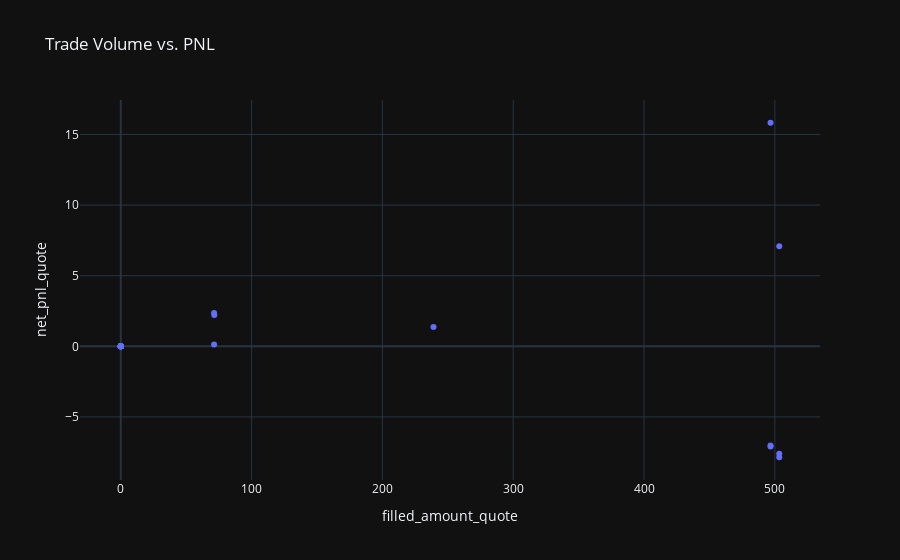

Notebook cell for this chart:
### Markdown cell above
### Scatter Plot of Volume vs. PNL
This scatter plot explores the relationship between the trade volume and the PNL for each trade. It can reveal if larger volumes are associated with higher profits or losses.

### Code cell
fig = px.scatter(executors_df, x='filled_amount_quote', y='net_pnl_quote', title='Trade Volume vs. PNL')
fig.show()

### Figure 1 — Plotly figure (JSON) as saved in the notebook; plotly's stock layout.template omitted (floating-point values rounded to 4 significant figures)
{"data": [{"hovertemplate": "filled_amount_quote=%{x}<br>net_pnl_quote=%{y}<extra></extra>", "legendgroup": "", "marker": {"color": "#636efa", "symbol": "circle"}, "mode": "markers", "name": "", "orientation": "v", "showlegend": false, "x": [0.0, 503.3, 71.33, 0.0, 0.0, 0.0, 0.0, 0.0, 496.7, 0.0, 0.0, 0.0, 0.0, 0.0, 0.0, 0.0, 0.0, 71.52, 0.0, 0.0, 496.7, 0.0, 0.0, 0.0, 0.0, 0.0, 0.0, 503.3, 0.0, 0.0, 0.0, 0.0, 0.0, 0.0, 0.0, 0.0, 0.0, 0.0, 0.0, 0.0, 503.3, 0.0, 0.0, 0.0, 0.0, 0.0, 496.7, 0.0, 0.0, 0.0, 239.0, 71.33], "xaxis": "x", "y": [0.0, -7.612, 2.361, 0.0, 0.0, 0.0, 0.0, 0.0, -7.015, 0.0, 0.0, 0.0, 0.0, 0.0, 0.0, 0.0, 0.0, 2.212, 0.0, 0.0, -7.097, 0.0, 0.0, 0.0, 0.0, 0.0, 0.0, 7.085, 0.0, 0.0, 0.0, 0.0, 0.0, 0.0, 0.0, 0.0, 0.0, 0.0, 0.0, 0.0, -7.854, 0.0, 0.0, 0.0, 0.0, 0.0, 15.83, 0.0, 0.0, 0.0, 1.364, 0.1282], "yaxis": "y", "type": "scatter"}], "layout": {"xaxis": {"anchor": "y", "domain": [0.0, 1.0], "title": {"text": "filled_amount_quote"}}, "yaxis": {"anchor": "x", "domain": [0.0, 1.0], "title": {"text": "net_pnl_quote"}}, "legend": {"tracegroupgap": 0}, "title": {"text": "Trade Volume vs. PNL"}}}
